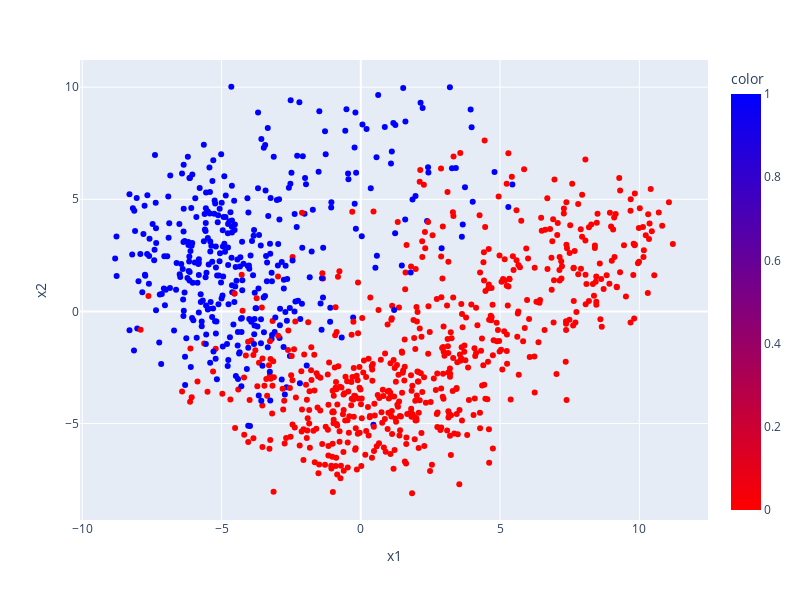

Notebook source saved alongside this figure:
### Code cell
import plotly.express as px
fig = px.scatter(emb_2d, x='x1', y='x2', color='color', width=800, height=600,
                 color_continuous_scale='Bluered_r', hover_name='label')
fig.show();

### Figure 1 — Plotly figure (JSON) as saved in the notebook; plotly's stock layout.template omitted (floating-point values rounded to 4 significant figures; data arrays with more than 128 entries replaced by an {"elided": "..."} marker saying what was removed)
{"data": [{"hovertemplate": "<b>%{hovertext}</b><br><br>x1=%{x}<br>x2=%{y}<br>color=%{marker.color}<extra></extra>", "hovertext": {"elided": "1000 str values"}, "legendgroup": "", "marker": {"color": {"elided": "1000 int values"}, "coloraxis": "coloraxis", "symbol": "circle"}, "mode": "markers", "name": "", "orientation": "v", "showlegend": false, "type": "scatter", "x": {"elided": "1000 float values"}, "xaxis": "x", "y": {"elided": "1000 float values"}, "yaxis": "y"}], "layout": {"coloraxis": {"colorbar": {"title": {"text": "color"}}, "colorscale": [[0, "rgb(255,0,0)"], [1, "rgb(0,0,255)"]]}, "height": 600, "legend": {"tracegroupgap": 0}, "margin": {"t": 60}, "width": 800, "xaxis": {"anchor": "y", "domain": [0, 1], "title": {"text": "x1"}}, "yaxis": {"anchor": "x", "domain": [0, 1], "title": {"text": "x2"}}}}
